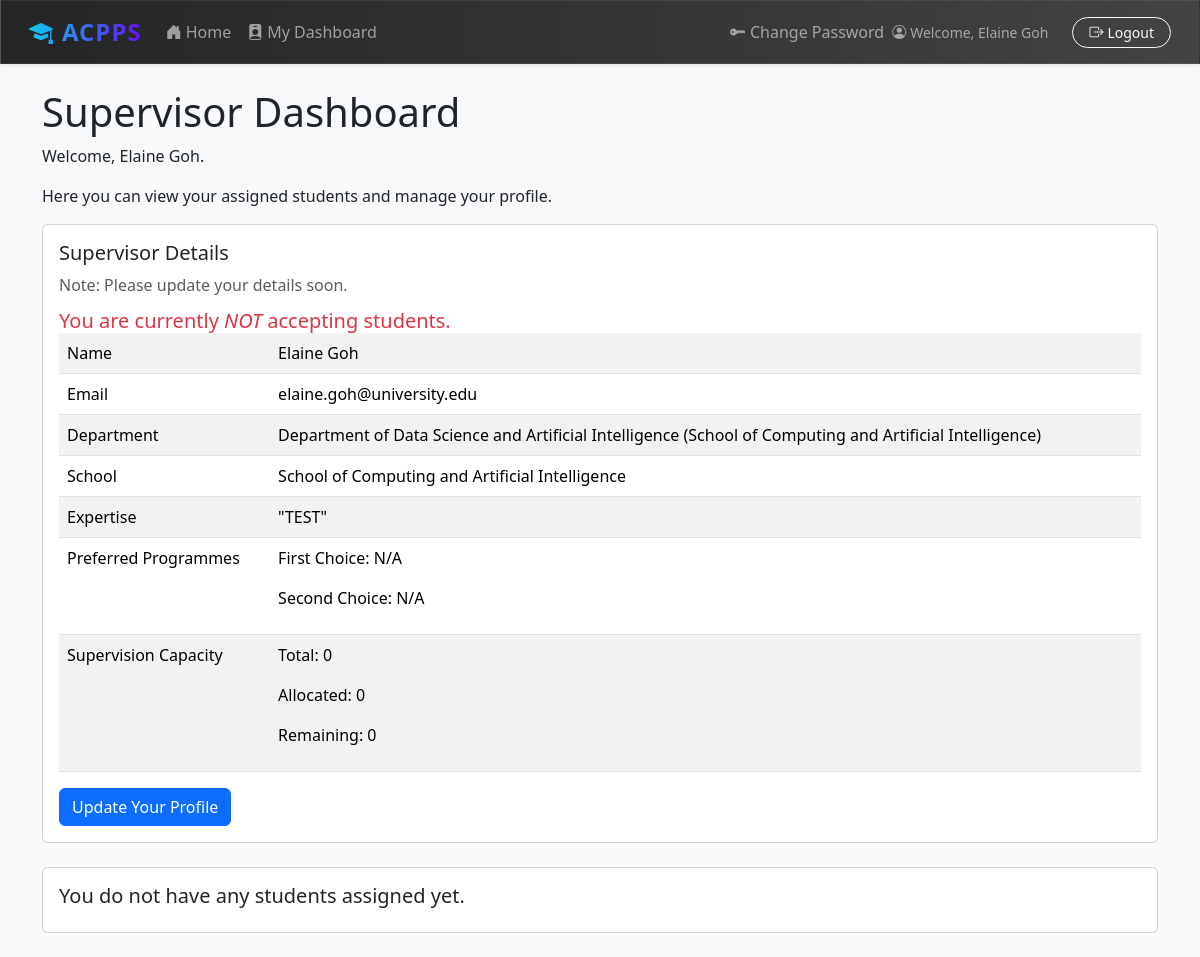
The page /dashboards/supervisor/ (signed in) on the database as committed earlier.
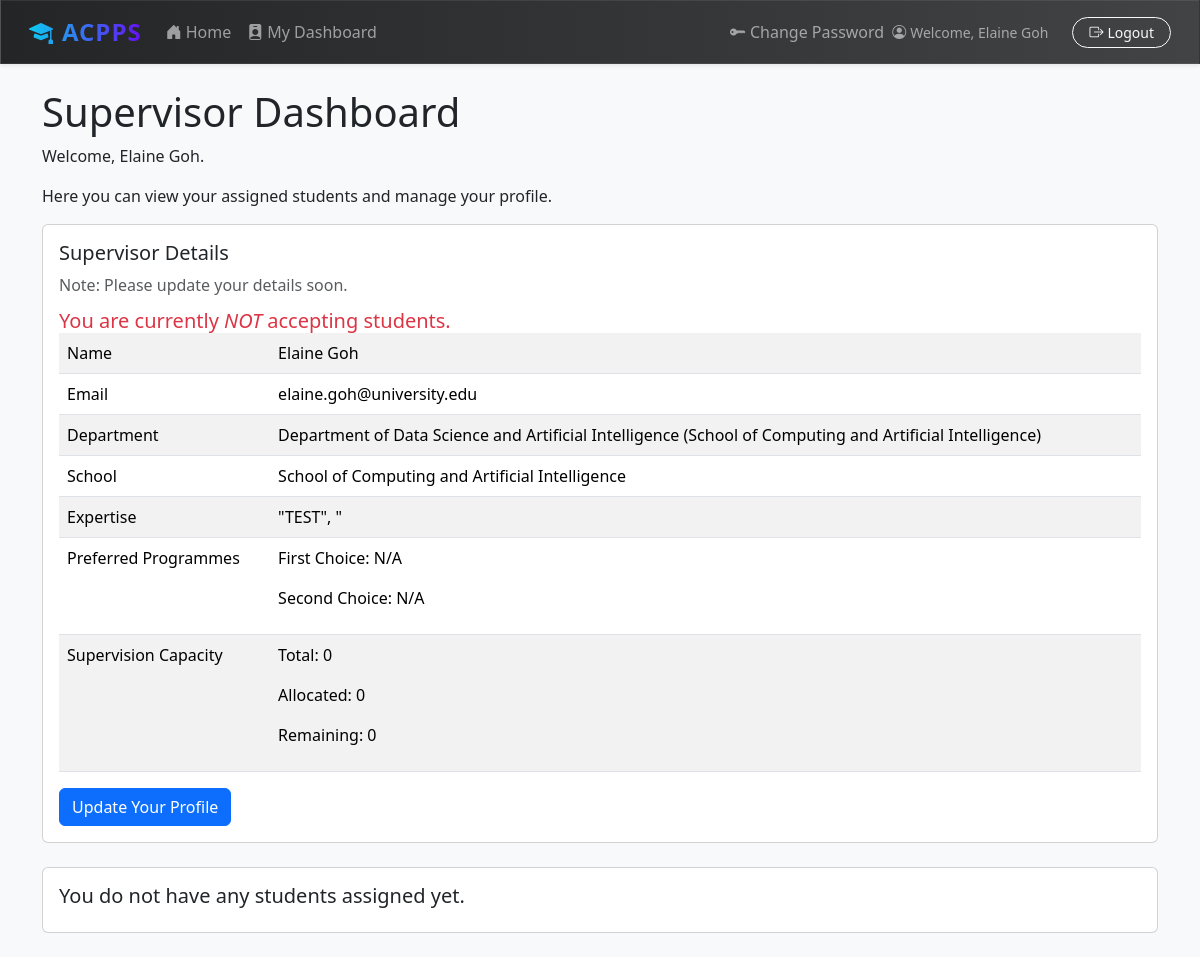
The same page on the database as committed later.
### users/models.py (models this page shows, shortened)
class User(AbstractBaseUser, PermissionsMixin):
    email = models.EmailField(unique=True)
    is_active = models.BooleanField(default=True)
    is_staff = models.BooleanField(default=False)
    date_joined = models.DateTimeField(default=timezone.now)
    full_name = models.CharField(max_length=255, blank=False, null=False)
    USER_TYPE_CHOICES = (
        ('student', 'Student'),
        ('supervisor', 'Supervisor'),
    )
    user_type = models.CharField(max_length=10, choices=USER_TYPE_CHOICES)
    objects = UserManager()
    USERNAME_FIELD = 'email'
    REQUIRED_FIELDS = ['user_type']
    def get_full_name(self):
        return self.full_name or self.email

class SupervisorProfile(models.Model):
    user = models.OneToOneField(settings.AUTH_USER_MODEL, on_delete=models.CASCADE, primary_key=True)
    department = models.ForeignKey(Department, on_delete=models.SET_NULL, null=True, related_name='supervisors', blank=True)
    school = models.ForeignKey(School, on_delete=models.SET_NULL, null=True, related_name='supervisors', blank=True)
    expertise = models.TextField(blank=True, null=True)
    preferred_programmes_first_choice = models.ForeignKey(ProgrammePreferenceGroup, on_delete=models.SET_NULL, null=True, related_name='supervisors_first_choice', blank=True)
    preferred_programmes_second_choice = models.ForeignKey(ProgrammePreferenceGroup, on_delete=models.SET_NULL, null=True, related_name='supervisors_second_choice', blank=True)
    supervision_capacity = models.PositiveIntegerField(default=0)
    standardised_expertise = models.ManyToManyField(StandardisedTopic, blank=True, related_name='supervisors')
    accepting_students = models.BooleanField(default=True)
    EXPERTISE_MAX_LENGTH = 1023
    @property
    def effective_school(self):
        return self.department.school if self.department else self.school if self.school else None
    @property
    def is_profile_incomplete(self):
        return (
            (not self.expertise or not self.expertise.strip()) or
            self.preferred_programmes_first_choice is None or
            self.preferred_programmes_second_choice is None
        )

### academics/models.py (models this page shows)
class Department(models.Model):
    name = models.CharField(max_length=100)
    school = models.ForeignKey(School, on_delete=models.CASCADE, related_name='departments', null=True, blank=True)
    faculty = models.ForeignKey(Faculty, on_delete=models.CASCADE, related_name='departments', null=True, blank=True)
    def __str__(self):
        return f"{self.name} ({self.school.name if self.school else self.faculty.name if self.faculty else 'No School or Faculty'})"

class School(models.Model):
    name = models.CharField(max_length=100)
    faculty = models.ForeignKey(Faculty, on_delete=models.CASCADE, related_name='schools', null=True, blank=True)
    def __str__(self):
        return self.name

### dashboards/views.py (the view)
# urls.py: path('supervisor/', SupervisorDashboardView.as_view(), name='supervisor_dashboard'),
class SupervisorDashboardView(LoginRequiredMixin, View):
    login_url = "/login/"
    redirect_field_name = "redirect_to"
    template_name = 'dashboard/supervisor.html'
    def get(self, request, *args, **kwargs):
        context = {
            'students': [],
            'remaining_capacity': 0,
            'supervisor_profile': None,
            'students_test': StudentProfile.objects.all()
        }
        if hasattr(request.user, 'supervisorprofile'):
            supervisor_profile = request.user.supervisorprofile
            students_queryset = StudentProfile.objects.filter(supervisor=supervisor_profile)
            remaining_capacity = supervisor_profile.supervision_capacity - students_queryset.count()
            context['students'] = students_queryset
            context['remaining_capacity'] = remaining_capacity
            context['supervisor_profile'] = supervisor_profile
        else:
            messages.warning(request, "The logged-in user does not have a supervisor profile.")
        return render(request, self.template_name, context)

### templates/dashboard/supervisor.html (shortened to what the changed rows need)
{% extends "dashboard/dashboard_base.html" %}
{% block content %}
    <h1>Supervisor Dashboard</h1>
    <p>Welcome, {{ user.get_full_name }}.</p>
    <p>Here you can view your assigned students and manage your profile.</p>
    <div class="card mb-4">
        <div class="card-body">
            <div class="table-responsive">
                <table class="table table-striped table-hover">
                    <tr>
                        <td>Name</td>
                        <td>{{ user.get_full_name }}</td>
                    </tr>
                    <tr>
                        <td>Email</td>
                        <td>{{ user.email }}</td>
                    </tr>
                    <tr>
                        <td>Department</td>
                        <td>{{ user.supervisorprofile.department|default:"N/A" }}</td>
                    </tr>
                    <tr>
                        <td>School</td>
                        <td>{{ user.supervisorprofile.effective_school }}</td>
                    </tr>
                    <tr>
                        <td>Expertise</td>
                        <td>{{ user.supervisorprofile.expertise }}</td>
                    </tr>
                    <tr>
                        <td>
                            <p>First Choice: {{ user.supervisorprofile.preferred_programmes_first_choice|default:"N/A" }}</p>
                            <p>Second Choice: {{ user.supervisorprofile.preferred_programmes_second_choice|default:"N/A" }}</p>
                        </td>
                    </tr>
                    <tr>
                        <td>
                            <p>Total: {{ user.supervisorprofile.supervision_capacity }}</p>
                            <p>Allocated: {{ students.count|default:0 }}</p>
                            <p>Remaining: {{ remaining_capacity|default:user.supervisorprofile.supervision_capacity }}</p>
                        </td>
                    </tr>
                </table>
            </div>
        </div>
    </div>
    <div class="card mb-4">
        <div class="card-body">
        </div>
    </div>
{% endblock %}
{% block extra_js %}
    {% load static %}
{% endblock %}

### templates/base.html (shortened to what this page needs)
<!DOCTYPE html>
<html lang="en">
<head>
    <link href="https://cdn.jsdelivr.net/npm/bootstrap@5.3.3/dist/css/bootstrap.min.css" rel="stylesheet">
    <link rel="stylesheet" href="https://cdn.jsdelivr.net/npm/bootstrap-icons@1.11.3/font/bootstrap-icons.min.css">
</head>
<body>
    <nav class="navbar navbar-expand-lg navbar-dark navbar-custom shadow-sm mb-4 px-3" style="backdrop-filter: blur(8px); border: 1px solid rgba(255,255,255,0.08);">
        <div class="container-fluid">
            <a class="navbar-brand fw-bold fs-4 text-gradient" href="{% url 'home' %}" style="letter-spacing:1px;">
                <i class="bi bi-mortarboard-fill me-2"></i>ACPPS
            </a>
            <div class="collapse navbar-collapse" id="navbarNav">
                <ul class="navbar-nav me-auto mb-2 mb-lg-0">
                    <li class="nav-item">
                        <a class="nav-link {% if request.resolver_match.url_name == 'home' %}active{% endif %}" href="{% url 'home' %}">
                            <i class="bi bi-house-door-fill me-1"></i>Home
                        </a>
                    </li>
                    {% if user.is_authenticated %}
                        {% if user.is_superuser %}
                            <li class="nav-item"><a class="nav-link" href="{% url 'student_dashboard' %}"><i class="bi bi-person-lines-fill me-1"></i>Student DB</a></li>
                            <li class="nav-item"><a class="nav-link" href="{% url 'supervisor_dashboard' %}"><i class="bi bi-person-badge-fill me-1"></i>Supervisor DB</a></li>
                            <li class="nav-item"><a class="nav-link" href="{% url 'coordinator_dashboard' %}"><i class="bi bi-diagram-3-fill me-1"></i>Coordinator DB</a></li>
                            <li class="nav-item"><a class="nav-link" href="{% url 'academics:dashboard' %}"><i class="bi bi-journal-bookmark-fill me-1"></i>Academics DB</a></li>
                        {% elif user.user_type == 'student' %}
                            <li class="nav-item"><a class="nav-link" href="{% url 'student_dashboard' %}"><i class="bi bi-person-circle me-1"></i>My Dashboard</a></li>
                        {% elif user.user_type == 'supervisor' %}
                            <li class="nav-item"><a class="nav-link" href="{% url 'supervisor_dashboard' %}"><i class="bi bi-person-badge-fill me-1"></i>My Dashboard</a></li>
                        {% endif %}
                    {% endif %}
                </ul>
                <div class="navbar-nav ms-auto align-items-center">
                    {% if user.is_authenticated %}
                        <li class="nav-item">
                            <a class="nav-link" href="{% url 'password_change' %}">
                                <i class="bi bi-key-fill me-1"></i>Change Password
                            </a>
                        </li>
                        <span class="navbar-text me-3 small" style="font-weight:500;">
                            <i class="bi bi-person-circle me-1"></i>Welcome, {{ user.full_name }}
                        </span>
                        <form class="d-flex" action="{% url 'logout' %}" method="post">
                            <button type="submit" class="btn btn-outline-light btn-sm px-3 rounded-pill ms-2" style="transition:background 0.2s;">
                                <i class="bi bi-box-arrow-right me-1"></i>Logout
                            </button>
                        </form>
                    {% else %}
                        <a href="{% url 'login' %}" class="btn btn-outline-light rounded-pill px-4 ms-2">Login</a>
                    {% endif %}
                </div>
            </div>
        </div>
    </nav>
    <main class="container">
        {% block content %}
        {% endblock %}
    </main>
</body>
</html>

Rows that differ between the two databases and show on the page:
changed User "Elaine Goh": supervisorprofile.expertise "\"TEST\"" → "\"TEST\", \""
